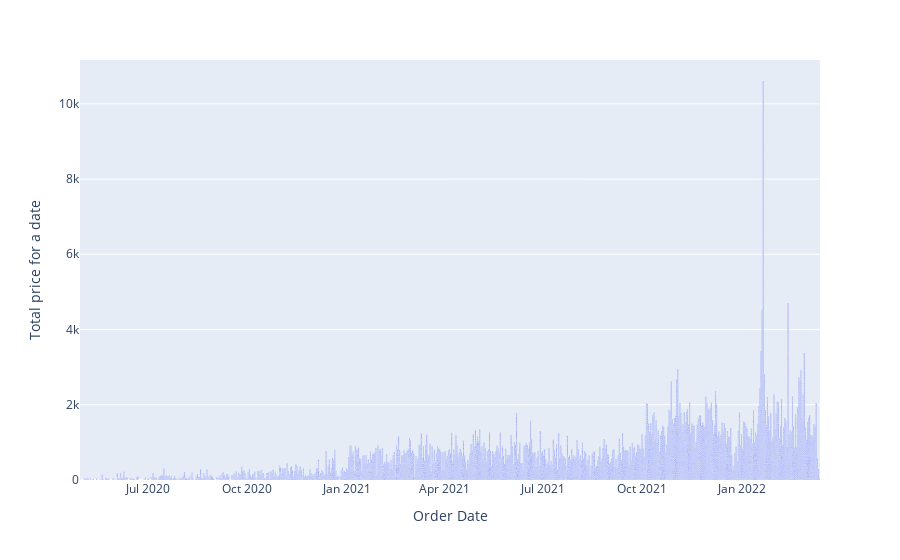

Notebook cell for this chart:
### Markdown cell above
This makes a little more sense. Let's see the prices of orders:

### Code cell
fig = px.bar(x=cost_of_orders['order_date'], y=cost_of_orders['price'])
fig.update_xaxes(title_text='Order Date')
fig.update_yaxes(title_text='Total price for a date')

### Figure 1 — Plotly figure (JSON) as saved in the notebook; plotly's stock layout.template omitted (floating-point values rounded to 4 significant figures; data arrays with more than 128 entries replaced by an {"elided": "..."} marker saying what was removed)
{"data": [{"alignmentgroup": "True", "hovertemplate": "x=%{x}<br>y=%{y}<extra></extra>", "legendgroup": "", "marker": {"color": "#636efa", "pattern": {"shape": ""}}, "name": "", "offsetgroup": "", "orientation": "v", "showlegend": false, "textposition": "auto", "type": "bar", "x": {"elided": "8773 str values"}, "xaxis": "x", "y": {"elided": "8773 float values"}, "yaxis": "y"}], "layout": {"barmode": "relative", "legend": {"tracegroupgap": 0}, "margin": {"t": 60}, "xaxis": {"anchor": "y", "domain": [0, 1], "title": {"text": "Order Date"}}, "yaxis": {"anchor": "x", "domain": [0, 1], "title": {"text": "Total price for a date"}}}}
